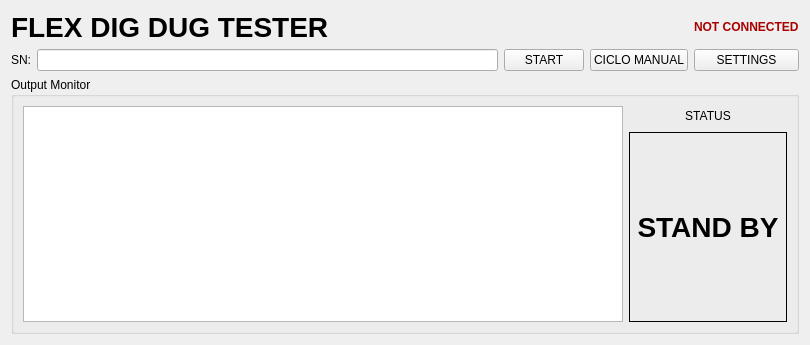
<?xml version="1.0" encoding="UTF-8"?>
<ui version="4.0">
 <class>Form</class>
 <widget class="QWidget" name="Form">
  <property name="geometry">
   <rect>
    <x>0</x>
    <y>0</y>
    <width>810</width>
    <height>345</height>
   </rect>
  </property>
  <property name="windowTitle">
   <string>Form</string>
  </property>
  <layout class="QGridLayout" name="gridLayout_2">
   <item row="0" column="4">
    <widget class="QLabel" name="com_port_label">
     <property name="font">
      <font>
       <weight>75</weight>
       <bold>true</bold>
      </font>
     </property>
     <property name="styleSheet">
      <string notr="true">QLabel {
    color:rgb(170, 0, 0);
}</string>
     </property>
     <property name="text">
      <string>NOT CONNECTED</string>
     </property>
    </widget>
   </item>
   <item row="0" column="0" colspan="2">
    <widget class="QLabel" name="label">
     <property name="font">
      <font>
       <pointsize>21</pointsize>
       <weight>75</weight>
       <bold>true</bold>
      </font>
     </property>
     <property name="text">
      <string>FLEX DIG DUG TESTER</string>
     </property>
    </widget>
   </item>
   <item row="2" column="0" colspan="5">
    <widget class="QGroupBox" name="groupBox">
     <property name="title">
      <string>Output Monitor</string>
     </property>
     <layout class="QGridLayout" name="gridLayout">
      <item row="0" column="1">
       <layout class="QVBoxLayout" name="verticalLayout">
        <item>
         <layout class="QHBoxLayout" name="horizontalLayout">
          <item>
           <spacer name="horizontalSpacer">
            <property name="orientation">
             <enum>Qt::Horizontal</enum>
            </property>
            <property name="sizeHint" stdset="0">
             <size>
              <width>40</width>
              <height>20</height>
             </size>
            </property>
           </spacer>
          </item>
          <item>
           <widget class="QLabel" name="label_4">
            <property name="sizePolicy">
             <sizepolicy hsizetype="Fixed" vsizetype="Fixed">
              <horstretch>0</horstretch>
              <verstretch>0</verstretch>
             </sizepolicy>
            </property>
            <property name="styleSheet">
             <string notr="true"/>
            </property>
            <property name="text">
             <string>STATUS</string>
            </property>
            <property name="alignment">
             <set>Qt::AlignCenter</set>
            </property>
           </widget>
          </item>
          <item>
           <spacer name="horizontalSpacer_2">
            <property name="orientation">
             <enum>Qt::Horizontal</enum>
            </property>
            <property name="sizeHint" stdset="0">
             <size>
              <width>40</width>
              <height>20</height>
             </size>
            </property>
           </spacer>
          </item>
         </layout>
        </item>
        <item>
         <widget class="QLabel" name="label_status">
          <property name="font">
           <font>
            <pointsize>21</pointsize>
            <weight>75</weight>
            <bold>true</bold>
           </font>
          </property>
          <property name="styleSheet">
           <string notr="true">border: 1px solid black;
</string>
          </property>
          <property name="text">
           <string>STAND BY</string>
          </property>
          <property name="alignment">
           <set>Qt::AlignCenter</set>
          </property>
         </widget>
        </item>
       </layout>
      </item>
      <item row="0" column="0">
       <widget class="QTextEdit" name="output_console">
        <property name="minimumSize">
         <size>
          <width>600</width>
          <height>0</height>
         </size>
        </property>
        <property name="readOnly">
         <bool>true</bool>
        </property>
       </widget>
      </item>
     </layout>
    </widget>
   </item>
   <item row="1" column="2">
    <widget class="QPushButton" name="start_button">
     <property name="text">
      <string>START</string>
     </property>
    </widget>
   </item>
   <item row="1" column="3">
    <widget class="QPushButton" name="manual_button">
     <property name="text">
      <string>CICLO MANUAL</string>
     </property>
     <property name="autoDefault">
      <bool>false</bool>
     </property>
    </widget>
   </item>
   <item row="1" column="4">
    <widget class="QPushButton" name="settings_button">
     <property name="text">
      <string>SETTINGS</string>
     </property>
    </widget>
   </item>
   <item row="1" column="1">
    <widget class="QLineEdit" name="lineEdit"/>
   </item>
   <item row="1" column="0">
    <widget class="QLabel" name="label_2">
     <property name="text">
      <string>SN:</string>
     </property>
    </widget>
   </item>
  </layout>
 </widget>
 <resources/>
 <connections/>
</ui>
